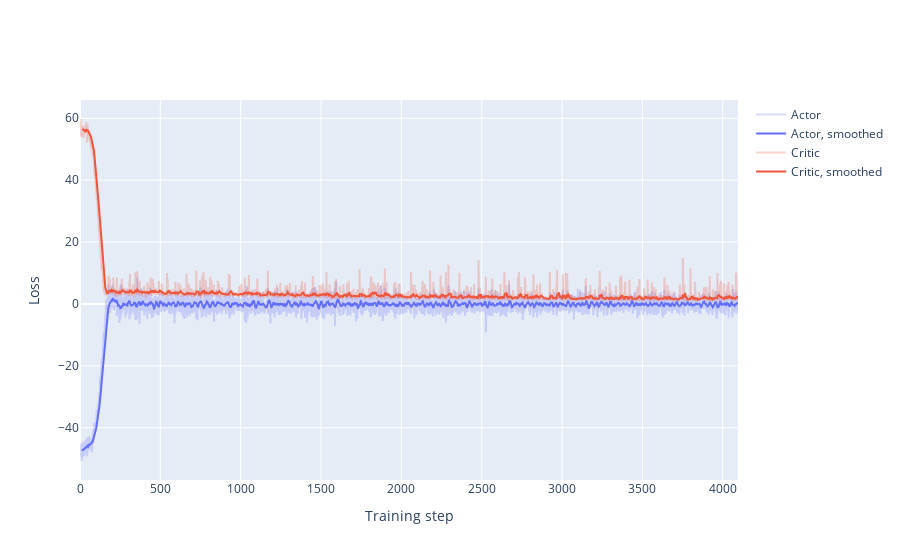

The code cell stored with this chart in its notebook:
### Code cell
training_plot(train_results)

### Figure 1 — Plotly figure (JSON) as saved in the notebook; plotly's stock layout.template omitted (floating-point values rounded to 4 significant figures; data arrays with more than 128 entries replaced by an {"elided": "..."} marker saying what was removed)
{"data": [{"marker": {"color": "#636EFA"}, "name": "Actor", "opacity": 0.25, "type": "scatter", "y": {"elided": "4096 float values"}}, {"marker": {"color": "#636EFA"}, "name": "Actor, smoothed", "type": "scatter", "y": {"elided": "4096 float values"}}, {"marker": {"color": "#EF553B"}, "name": "Critic", "opacity": 0.25, "type": "scatter", "y": {"elided": "4096 float values"}}, {"marker": {"color": "#EF553B"}, "name": "Critic, smoothed", "type": "scatter", "y": {"elided": "4096 float values"}}], "layout": {"xaxis": {"title": {"text": "Training step"}}, "yaxis": {"title": {"text": "Loss"}}}}
